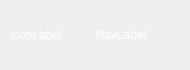
<?xml version="1.0" encoding="UTF-8"?>
<ui version="4.0">
 <class>NavItem</class>
 <widget class="QWidget" name="NavItem">
  <property name="geometry">
   <rect>
    <x>0</x>
    <y>0</y>
    <width>190</width>
    <height>70</height>
   </rect>
  </property>
  <property name="sizePolicy">
   <sizepolicy hsizetype="Fixed" vsizetype="Fixed">
    <horstretch>0</horstretch>
    <verstretch>0</verstretch>
   </sizepolicy>
  </property>
  <property name="cursor">
   <cursorShape>PointingHandCursor</cursorShape>
  </property>
  <property name="mouseTracking">
   <bool>true</bool>
  </property>
  <property name="windowTitle">
   <string>Form</string>
  </property>
  <property name="autoFillBackground">
   <bool>false</bool>
  </property>
  <property name="styleSheet">
   <string notr="true">QWidget#NavItem:hover{
background-color:green;
}

QWidget#navLabel{
color:white;
}

QWidget#navIcon{
color:white;
}

QWidget:hover{
background-color:white;
}

QWidget#navIcon:hover{
color:black;
}

QWidget#navLabel:hover{
color:black;
}

</string>
  </property>
  <layout class="QGridLayout" name="gridLayout">
   <property name="leftMargin">
    <number>10</number>
   </property>
   <property name="topMargin">
    <number>10</number>
   </property>
   <property name="rightMargin">
    <number>10</number>
   </property>
   <property name="bottomMargin">
    <number>10</number>
   </property>
   <item row="0" column="0">
    <layout class="QHBoxLayout" name="navHorizontalLayout">
     <property name="spacing">
      <number>0</number>
     </property>
     <property name="sizeConstraint">
      <enum>QLayout::SetFixedSize</enum>
     </property>
     <property name="leftMargin">
      <number>0</number>
     </property>
     <property name="rightMargin">
      <number>0</number>
     </property>
     <property name="bottomMargin">
      <number>0</number>
     </property>
     <item>
      <widget class="QLabel" name="navIcon">
       <property name="sizePolicy">
        <sizepolicy hsizetype="Fixed" vsizetype="Preferred">
         <horstretch>0</horstretch>
         <verstretch>0</verstretch>
        </sizepolicy>
       </property>
       <property name="styleSheet">
        <string notr="true">border-radius:5px</string>
       </property>
       <property name="text">
        <string>iconLabel</string>
       </property>
       <property name="scaledContents">
        <bool>false</bool>
       </property>
       <property name="alignment">
        <set>Qt::AlignCenter</set>
       </property>
      </widget>
     </item>
     <item>
      <widget class="QLabel" name="navLabel">
       <property name="sizePolicy">
        <sizepolicy hsizetype="Ignored" vsizetype="Preferred">
         <horstretch>0</horstretch>
         <verstretch>0</verstretch>
        </sizepolicy>
       </property>
       <property name="mouseTracking">
        <bool>true</bool>
       </property>
       <property name="styleSheet">
        <string notr="true">border-radius:5px</string>
       </property>
       <property name="text">
        <string>NavLabel</string>
       </property>
       <property name="alignment">
        <set>Qt::AlignCenter</set>
       </property>
       <property name="wordWrap">
        <bool>true</bool>
       </property>
      </widget>
     </item>
    </layout>
   </item>
  </layout>
 </widget>
 <resources/>
 <connections/>
 <slots>
  <signal>onClicked()</signal>
 </slots>
</ui>
